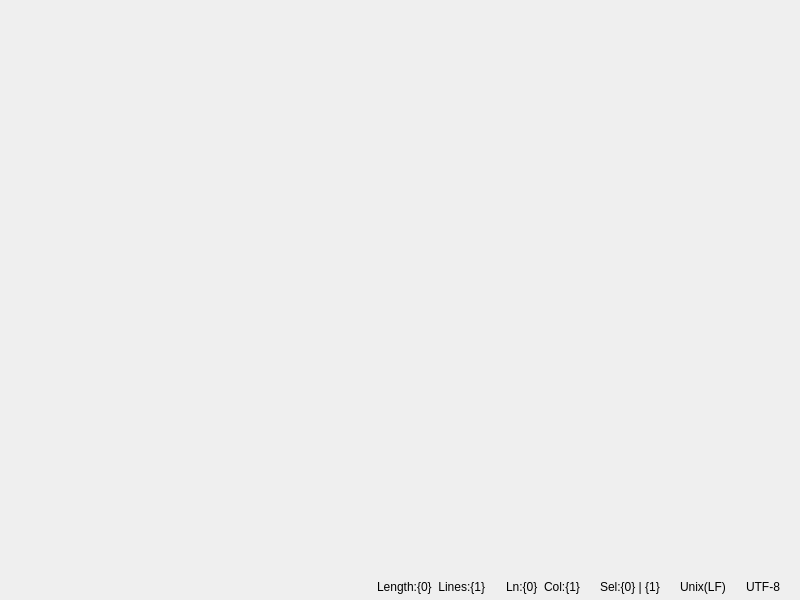
<?xml version="1.0" encoding="UTF-8"?>
<ui version="4.0">
 <class>FormEditor</class>
 <widget class="QWidget" name="FormEditor">
  <property name="geometry">
   <rect>
    <x>0</x>
    <y>0</y>
    <width>800</width>
    <height>600</height>
   </rect>
  </property>
  <property name="windowTitle">
   <string>Form</string>
  </property>
  <layout class="QGridLayout" name="gridLayout" rowstretch="1,0">
   <property name="leftMargin">
    <number>0</number>
   </property>
   <property name="topMargin">
    <number>0</number>
   </property>
   <property name="rightMargin">
    <number>0</number>
   </property>
   <property name="bottomMargin">
    <number>3</number>
   </property>
   <property name="horizontalSpacing">
    <number>20</number>
   </property>
   <property name="verticalSpacing">
    <number>3</number>
   </property>
   <item row="1" column="0">
    <spacer name="horizontalSpacer">
     <property name="orientation">
      <enum>Qt::Horizontal</enum>
     </property>
     <property name="sizeHint" stdset="0">
      <size>
       <width>40</width>
       <height>20</height>
      </size>
     </property>
    </spacer>
   </item>
   <item row="1" column="1">
    <widget class="QLabel" name="label_status_length">
     <property name="text">
      <string>Length:{0}  Lines:{1}</string>
     </property>
    </widget>
   </item>
   <item row="1" column="5">
    <widget class="QLabel" name="label_status_encoding">
     <property name="text">
      <string>UTF-8</string>
     </property>
    </widget>
   </item>
   <item row="1" column="3">
    <widget class="QLabel" name="label_status_sel">
     <property name="text">
      <string>Sel:{0} | {1}</string>
     </property>
    </widget>
   </item>
   <item row="1" column="2">
    <widget class="QLabel" name="label_status_ln_col">
     <property name="text">
      <string>Ln:{0}  Col:{1}</string>
     </property>
    </widget>
   </item>
   <item row="1" column="4">
    <widget class="QLabel" name="label_status_eol">
     <property name="text">
      <string>Unix(LF)</string>
     </property>
    </widget>
   </item>
   <item row="0" column="0" colspan="7">
    <widget class="PMGQsciWidget" name="textEdit">
     <property name="toolTip">
      <string/>
     </property>
     <property name="whatsThis">
      <string/>
     </property>
     <property name="frameShape">
      <enum>QFrame::NoFrame</enum>
     </property>
    </widget>
   </item>
  </layout>
 </widget>
 <customwidgets>
  <customwidget>
   <class>PMGQsciWidget</class>
   <extends>QFrame</extends>
   <header location="global">pmgwidgets</header>
   <container>1</container>
  </customwidget>
 </customwidgets>
 <resources/>
 <connections/>
</ui>
